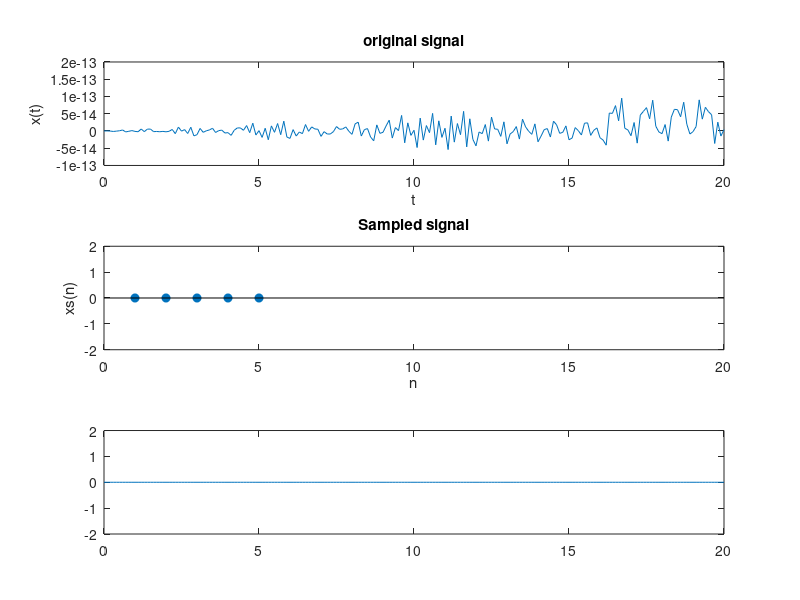

The MATLAB script that drew this image:
clc; clear all; close all;
t=[0:0.1:20];
fm=input('Enter Frequency of the message signal: ');
x=sin(2*pi*fm*t);
sr=input('Enter samples required: ');
rs=(sr-1)*10;
xs=x(1:10:rs+1);
xre=0;
for k=0:length (xs)-1
stem(0:length(xs)-1,xs,'filled')
l=[k:-.1:-20+k];
xre=xre+xs(k+1)*sinc(l);
subplot(3,1,1)
plot(t,x)
title('original signal')
xlabel('t')
ylabel('x(t)')
subplot(3,1,2)
stem(xs,'filled')
title('Sampled signal')
xlabel('n')
ylabel('xs(n)')
axis([0 20 -2 2])
subplot(3,1,3)
plot(t,xre)
axis([0 20 -2 2])
end